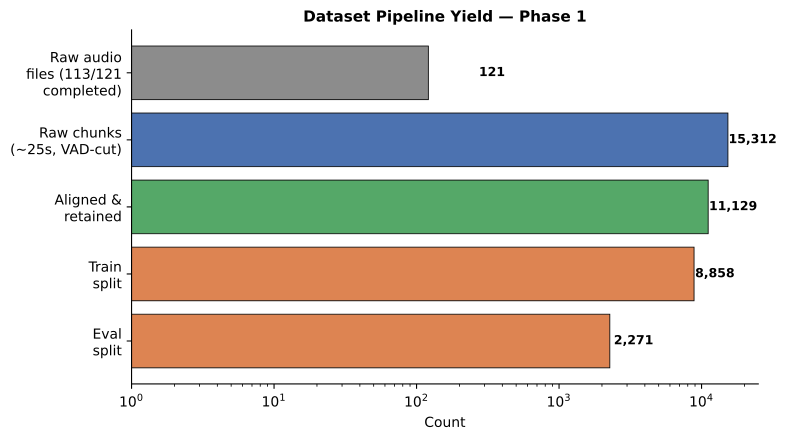

Recreate this plot in Python.
"""
Additional figures for the report, built from numbers already confirmed in
this project (dataset counts, sweep results). Run: python figures2/make_more_charts.py
"""

import matplotlib.pyplot as plt
import matplotlib
matplotlib.rcParams["font.family"] = "DejaVu Sans"
from pathlib import Path

OUT_DIR = Path("figures")
OUT_DIR.mkdir(exist_ok=True)

# ── Figure 3: Dataset funnel (Phase 1 yield) ────────────────────────────────

stages = ["Raw audio\nfiles (113/121\ncompleted)", "Raw chunks\n(~25s, VAD-cut)", "Aligned &\nretained", "Train\nsplit", "Eval\nsplit"]
counts = [121, 15312, 11129, 8858, 2271] 

fig, ax = plt.subplots(figsize=(8, 4.5))
bars = ax.barh(stages[::-1], counts[::-1], color=["#8C8C8C", "#4C72B0", "#55A868", "#DD8452", "#DD8452"][::-1],
                edgecolor="black", linewidth=0.6)

for bar, count in zip(bars, counts[::-1]):
    ax.text(bar.get_width() + max(counts) * 0.01, bar.get_y() + bar.get_height() / 2,
             f"{count:,}", va="center", fontsize=9, fontweight="bold")

ax.set_xlabel("Count", fontsize=10)
ax.set_title("Dataset Pipeline Yield — Phase 1", fontsize=11, fontweight="bold")
ax.spines["top"].set_visible(False)
ax.spines["right"].set_visible(False)
ax.set_xscale("log")
ax.set_xlim(1, 20000)

plt.tight_layout()
plt.savefig(OUT_DIR / "dataset_funnel..pdf", dpi=300, bbox_inches="tight")
plt.close()
print("✅ Saved figures2/dataset_funnel..pdf")


# ── Figure 4: Beam diversity sweep — oracle gap by config ──────────────────

configs = ["n=5\ntemp=0.5", "n=5\ntemp=0.7", "n=10\ntemp=0.5", "n=12\ntemp=0.7"]
oracle_gaps = [3.62, 3.66, 4.10, 4.81]
one_best_wers = [31.95, 33.26, 31.90, 31.92]

fig, (ax1, ax2) = plt.subplots(1, 2, figsize=(10, 4.5))

colors = ["#8C8C8C", "#8C8C8C", "#8C8C8C", "#55A868"]  # highlight chosen config
bars1 = ax1.bar(configs, oracle_gaps, color=colors, edgecolor="black", linewidth=0.6)
for bar, val in zip(bars1, oracle_gaps):
    ax1.text(bar.get_x() + bar.get_width() / 2, bar.get_height() + 0.05,
              f"{val:.2f}", ha="center", fontsize=9, fontweight="bold")
ax1.set_ylabel("Oracle Gap (WER points)", fontsize=10)
ax1.set_title("Oracle Headroom by Beam Config\n(100-utterance calibration sweep)", fontsize=10, fontweight="bold")
ax1.spines["top"].set_visible(False)
ax1.spines["right"].set_visible(False)
ax1.set_ylim(0, 5.5)

bars2 = ax2.bar(configs, one_best_wers, color=colors, edgecolor="black", linewidth=0.6)
for bar, val in zip(bars2, one_best_wers):
    ax2.text(bar.get_x() + bar.get_width() / 2, bar.get_height() + 0.3,
              f"{val:.2f}%", ha="center", fontsize=9, fontweight="bold")
ax2.set_ylabel("1-best WER (%)", fontsize=10)
ax2.set_title("1-best WER by Beam Config\n(quality held roughly constant)", fontsize=10, fontweight="bold")
ax2.spines["top"].set_visible(False)
ax2.spines["right"].set_visible(False)
ax2.set_ylim(0, 38)

fig.suptitle("", fontsize=1)  # spacer
plt.tight_layout()
plt.savefig(OUT_DIR / "beam_diversity_sweep..pdf", dpi=300, bbox_inches="tight")
plt.close()
print("✅ Saved figures2/beam_diversity_sweep..pdf")

print("\nBoth figures saved to figures2/ at 300dpi.")
print("\nNOTE: chosen config (n=12, temp=0.7) is highlighted in green — it")
print("maximizes oracle gap without meaningfully changing 1-best WER.")
